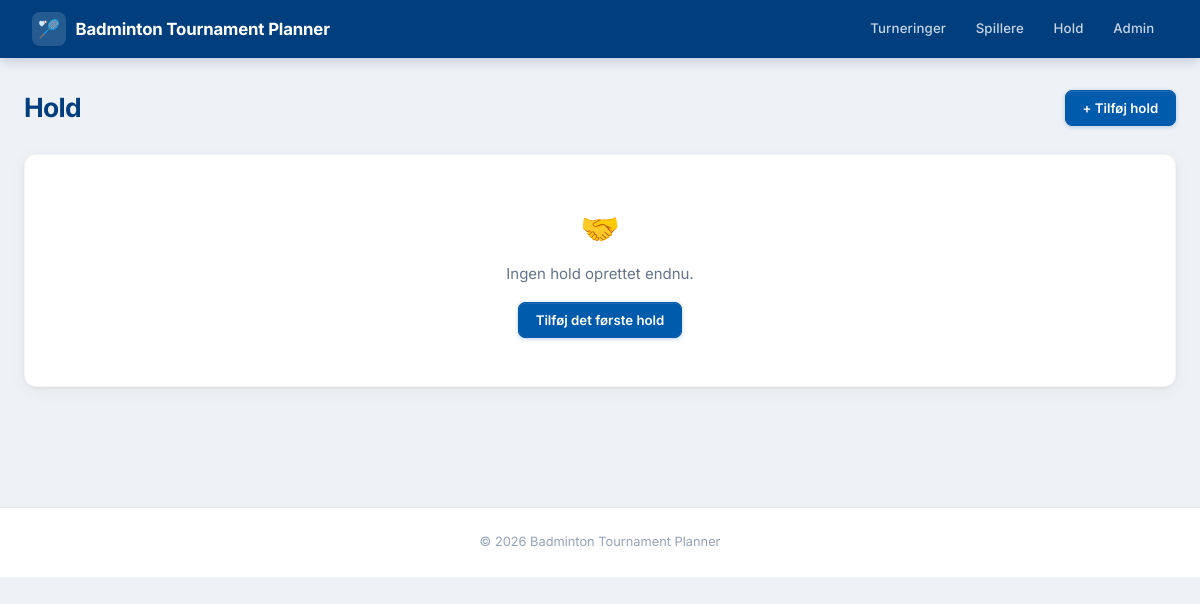
The page /players/teams/ on the database as committed earlier.
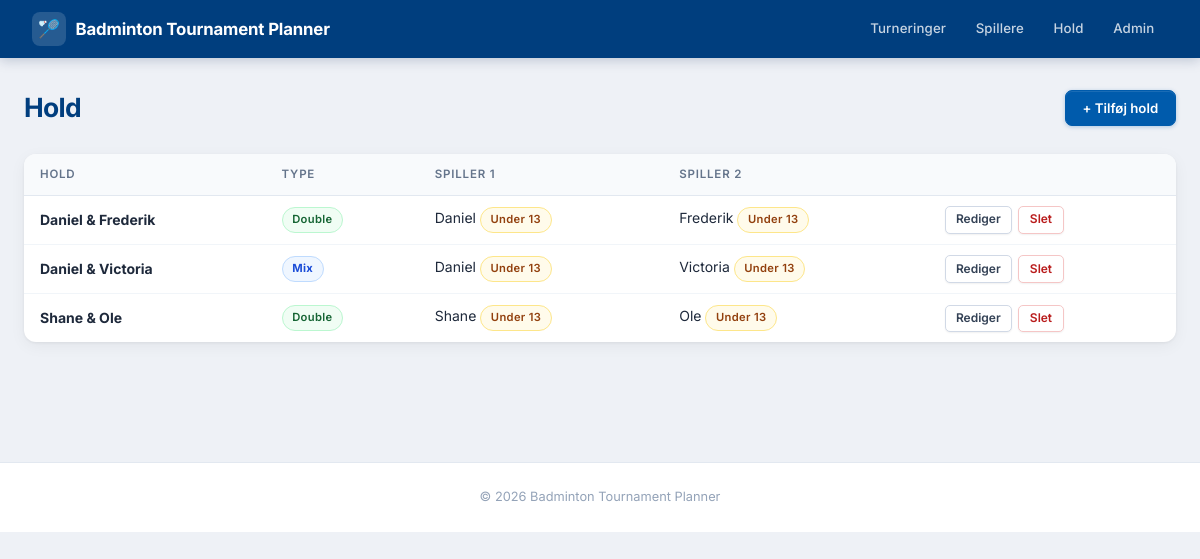
The same page on the database as committed later.
### players/models.py (models this page shows, shortened)
class Team(models.Model):
    PAIR_TYPE_CHOICES = [
        ('double', _('Double')),
        ('mixed', _('Mixeddouble')),
    ]
    player1 = models.ForeignKey(Player, on_delete=models.CASCADE, related_name='team_player1')
    player2 = models.ForeignKey(Player, on_delete=models.SET_NULL, related_name='team_player2', null=True, blank=True)
    pair_type = models.CharField(
        max_length=10, choices=PAIR_TYPE_CHOICES, null=True, blank=True,
        verbose_name=_('Par-type'),
        help_text=_('Double: samme køn · Mixeddouble: et af hvert'),
    )
    name = models.CharField(max_length=100, blank=True, null=True)

class Player(models.Model):
    name = models.CharField(max_length=100, verbose_name=_("Name"))
    age = models.IntegerField(verbose_name=_("Age"))
    DIVISION_CHOICES = [
        ('U9', _('Under 9')),
        ('U11', _('Under 11')),
        ('U13', _('Under 13')),
        ('U15', _('Under 15')),
        ('U17', _('Under 17')),
        ('U19', _('Under 19')),
        ('A', _('A Række')),
        ('B', _('B Række')),
        ('C', _('C Række')),
    ]
    division = models.CharField(max_length=10, choices=DIVISION_CHOICES, verbose_name=_("Division"))
    GENDER_CHOICES = [
        ('M', _('Mand')),
        ('K', _('Kvinde')),
    ]
    gender = models.CharField(max_length=1, choices=GENDER_CHOICES, default='M', verbose_name=_("Køn"))

### players/views.py (the view)
# urls.py: path('teams/', views.team_list, name='team_list'),
def team_list(request):
    teams = Team.objects.filter(player2__isnull=False).select_related('player1', 'player2').order_by('name')
    return render(request, 'players/team_list.html', {'teams': teams})

### players/templates/players/team_list.html (shortened to what this page needs)
{% extends 'base.html' %}
{% block content %}
<div class="page-actions">
    <h1>Hold</h1>
    <a href="{% url 'team_add' %}" class="btn btn-primary">+ Tilføj hold</a>
</div>
{% if teams %}
<table>
    <thead>
        <tr>
            <th>Hold</th>
            <th>Type</th>
            <th>Spiller 1</th>
            <th>Spiller 2</th>
            <th></th>
        </tr>
    </thead>
    <tbody>
        {% for team in teams %}
        <tr>
            <td><strong>{{ team.name }}</strong></td>
            <td>
                {% if team.pair_type == 'double' %}
                    <span class="badge badge-completed">Double</span>
                {% elif team.pair_type == 'mixed' %}
                    <span class="badge badge-in-progress">Mix</span>
                {% else %}
                    <span style="color:#bbb; font-size:0.8rem;">–</span>
                {% endif %}
            </td>
            <td>{{ team.player1.name }} <span class="badge badge-pending">{{ team.player1.get_division_display }}</span></td>
            <td>{{ team.player2.name }} <span class="badge badge-pending">{{ team.player2.get_division_display }}</span></td>
            <td>
                <div class="btn-group">
                    <a href="{% url 'team_edit' team.id %}" class="btn btn-secondary btn-sm">Rediger</a>
                    <a href="{% url 'team_delete' team.id %}" class="btn btn-danger btn-sm">Slet</a>
                </div>
            </td>
        </tr>
        {% endfor %}
    </tbody>
</table>
{% else %}
<div class="card" style="text-align:center; padding:3rem 2rem;">
    <div style="font-size:2rem; margin-bottom:0.5rem;">🤝</div>
    <p style="margin:0 0 1rem; color:#64748b;">Ingen hold oprettet endnu.</p>
    <a href="{% url 'team_add' %}" class="btn btn-primary">Tilføj det første hold</a>
</div>
{% endif %}
{% endblock %}

Rows that differ between the two databases and show on the page:
added Team: name "Daniel & Frederik", pair_type "Double", player1.name "Daniel", player1.division "Under 13", player2.name "Frederik", player2.division "Under 13"
added Team: name "Daniel & Victoria", pair_type "Mix", player1.name "Daniel", player1.division "Under 13", player2.name "Victoria", player2.division "Under 13"
added Team: name "Shane & Ole", pair_type "Double", player1.name "Shane", player1.division "Under 13", player2.name "Ole", player2.division "Under 13"
Other text that changed with them:
text no longer shown: "🤝 Ingen hold oprettet endnu. Tilføj det første hold"
text now shown: "HOLD TYPE SPILLER 1 SPILLER 2"
